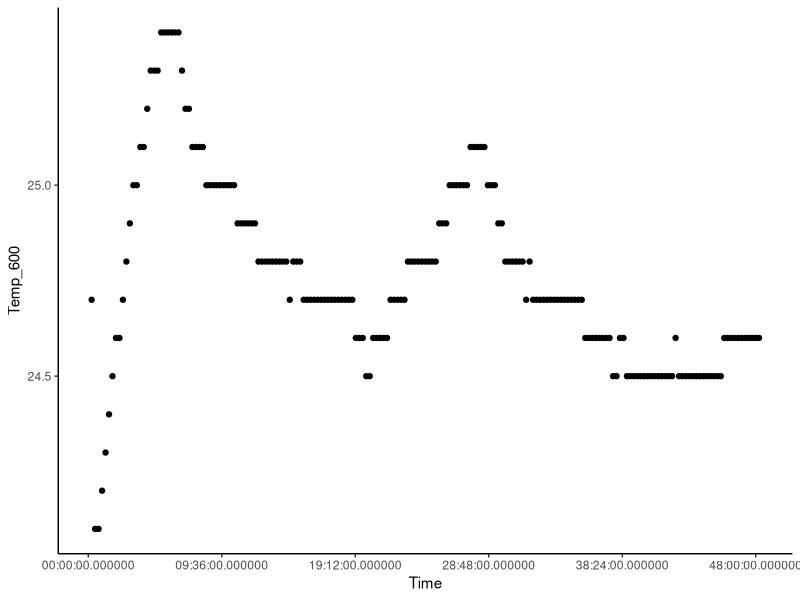

Write the R code that produced this figure.
#Artificial Nectar growth rate experiment
#cleaning script


#load libraries
library(readr)
library(tidyr)
library(dplyr)
library(ggplot2)


#load data
angr <- read_csv("data files/artificial-nectar_grwth-rate-data_raw.csv")
View(angr)

angr_key <- read_csv("data files/artificial-nectar_grwth-rate_key.csv")
View(angr_key)


theme_set(theme_classic())

#Matching well IDs to strain, treatment and replicate IDs---------------

#Plot temp column to see if there are anomalies
temp_plot <- ggplot(angr, aes(x=Time, y=Temp_600))
temp_plot + geom_point()

#transform data to long rather than wide

angr <- angr %>% pivot_longer(-c(Time, Temp_600), names_to = "well_id", values_to = "OD")
View(test)

#merge plate data with key meta data using inner_join
angr <- inner_join(angr, angr_key)
View(angr)


#separate out strain, treatment, and replicate into their own columns
angr <- angr %>% separate(strain_trt_rep_id, into = c("strain", "trt", "rep"), sep = "_", remove = FALSE)

#add "rep_" to values in column "rep"
angr$rep <- sub("^", "rep_", angr$rep)



